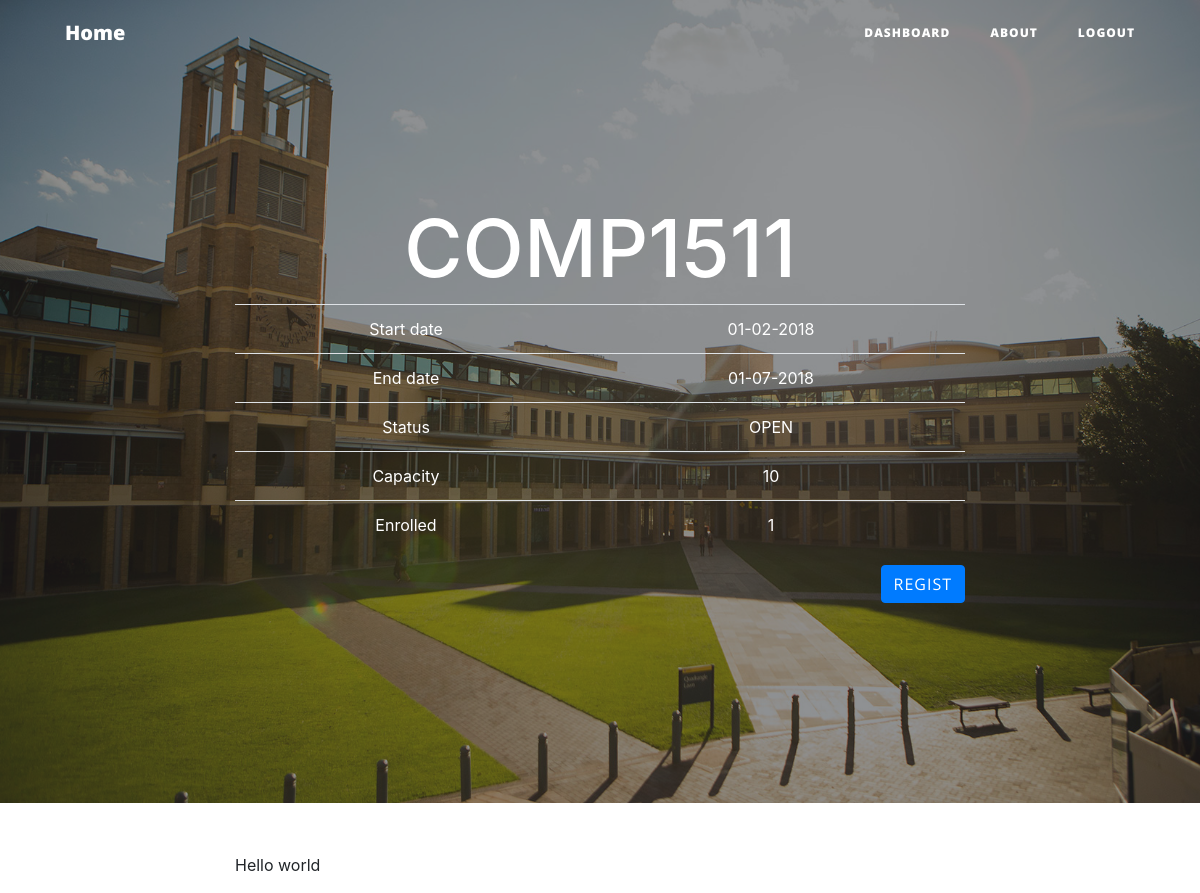
The page /info/1 (signed in) on the database its author committed.
### event.py (models this page shows, shortened)
class Event(db.Model):
    __tablename__ = 'events'
    event_id = db.Column(db.Integer, primary_key=True)
    title = db.Column(db.String(120))
    details = db.Column(db.UnicodeText)
    start = db.Column(db.String(80))
    end = db.Column(db.String(80))
    capacity = db.Column(db.Integer)
    status = db.Column(db.String(80))
    creater = db.Column(db.String(80))
    fee = db.Column(db.Integer)
    users = db.relationship('User',secondary=event_realation,
                            backref=db.backref('event_users_all', lazy='dynamic'))

### route.py (the view)
@app.route('/info/<eventId>',methods = ['POST','GET'])
@login_required
def info(eventId):
    event = Event.query.filter_by(event_id = int(eventId)).one()
    return render_template('info.html', event = event)

### event.py (called while the page is built)
    @property
    def is_authenticated(self):
        return True

    @property
    def is_anonymous(self):
        return False

    def get_id(self):
        return self.user_id

### server.py (called while the page is built)
@login_manager.user_loader
def load_user(user_id):
    return User.query.get(int(user_id))

### templates/info.html (shortened to what this page needs)
{% extends 'base.html' %}
{% block body %}
<header class="masthead" style="background-image: url('{{ url_for('static', filename = 'asb-unsw-campus-15.jpg') }}')">
    <div class="overlay"></div>
    <div class="container">
        <div class="row">
            <div class="col-lg-8 col-md-10 mx-auto">
                <div class="site-heading">
                    <h1>{{ event.title }}</h1>
                    <table class="table table-hover">
                        <tbody>
                            <tr>
                                <td>Start date</td>
                                <td>{{ event.start }}</td>
                            </tr>
                            <tr>
                                <td>End date</td>
                                <td>{{ event.end }}</td>
                            </tr>
                            <tr>
                                <td>Status</td>
                                <td>{{ event.status }}</td>
                            </tr>
                            <tr>
                                <td>Capacity</td>
                                <td>{{ event.capacity}}</td>
                            </tr>
                            <tr>
                                <td>Enrolled</td>
                                <td>{{event.events_all.count()}}</td>
                            </tr>
                        </tbody>
                    </table>
                    <div style="text-align: right">
                        {% if event.creater != current_user.name and event.status == 'OPEN'  %}
                            {% if current_user in event.users %}
                                <button type="submit" class="btn btn-primary" id="sendMessageButton">
                                    <a href="{{ url_for('user_cancele', eventId = event.event_id) }}" style=" text-align: left ; color: white ">Cancele</a>
                                </button>
                            {% else %}
                                <button type="submit" class="btn btn-primary" id="sendMessageButton">
                                    <a href="{{ url_for('registercomfirme', eventId = event.event_id) }}"  style="text-align: left ; color: white ">Regist</a>
                                </button>
                            {% endif %}
                        {% endif %}
                    </div>
                </div>
            </div>
        </div>
    </div>
</header>
<article>
    <div class="container">
        <div class="row">
            <div class="col-lg-8 col-md-10 mx-auto">
                {{event.details|safe}}
            </div>
        </div>
    </div>
</article>
{% endblock %}

### rows shown on the page
Event: title "COMP1511", start "01-02-2018", end "01-07-2018", status "OPEN", capacity "10", details "Hello world"

### other values the page prints
{{ event.events_all.count() }} "1"
